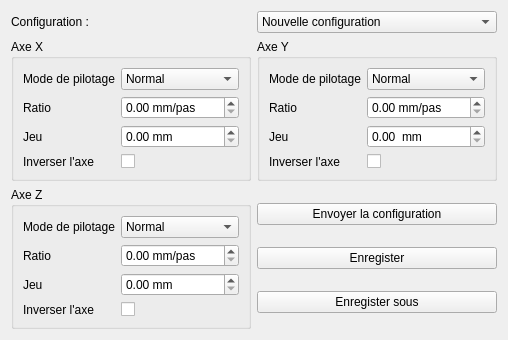
          <widget class="QWidget" name="tab_config">
           <attribute name="title">
            <string>Configuration</string>
           </attribute>
           <layout class="QVBoxLayout" name="verticalLayout_11">
            <item>
             <layout class="QHBoxLayout" name="horizontalLayout_9">
              <item>
               <widget class="QLabel" name="label_3">
                <property name="text">
                 <string>Configuration :</string>
                </property>
               </widget>
              </item>
              <item>
               <widget class="QComboBox" name="config_list">
                <item>
                 <property name="text">
                  <string>Nouvelle configuration</string>
                 </property>
                </item>
               </widget>
              </item>
             </layout>
            </item>
            <item>
             <layout class="QGridLayout" name="gridLayout_4">
              <item row="0" column="1">
               <widget class="QGroupBox" name="groupBox_3">
                <property name="sizePolicy">
                 <sizepolicy hsizetype="Preferred" vsizetype="Minimum">
                  <horstretch>0</horstretch>
                  <verstretch>0</verstretch>
                 </sizepolicy>
                </property>
                <property name="title">
                 <string>Axe Y</string>
                </property>
                <layout class="QFormLayout" name="formLayout_2">
                 <item row="0" column="0">
                  <widget class="QLabel" name="modeDePilotageLabel_2">
                   <property name="text">
                    <string>Mode de pilotage</string>
                   </property>
                  </widget>
                 </item>
                 <item row="0" column="1">
                  <widget class="QComboBox" name="drive_y">
                   <item>
                    <property name="text">
                     <string>Normal</string>
                    </property>
                   </item>
                   <item>
                    <property name="text">
                     <string>Couple maximal</string>
                    </property>
                   </item>
                   <item>
                    <property name="text">
                     <string>Demi pas</string>
                    </property>
                   </item>
                  </widget>
                 </item>
                 <item row="1" column="0">
                  <widget class="QLabel" name="ratioLabel_2">
                   <property name="text">
                    <string>Ratio</string>
                   </property>
                  </widget>
                 </item>
                 <item row="1" column="1">
                  <widget class="QDoubleSpinBox" name="ratio_y">
                   <property name="suffix">
                    <string> mm/pas</string>
                   </property>
                  </widget>
                 </item>
                 <item row="2" column="0">
                  <widget class="QLabel" name="jeuLabel_2">
                   <property name="text">
                    <string>Jeu</string>
                   </property>
                  </widget>
                 </item>
                 <item row="2" column="1">
                  <widget class="QDoubleSpinBox" name="play_y">
                   <property name="suffix">
                    <string>  mm</string>
                   </property>
                  </widget>
                 </item>
                 <item row="3" column="0">
                  <widget class="QLabel" name="inverserLAxeLabel_2">
                   <property name="text">
                    <string>Inverser l'axe</string>
                   </property>
                  </widget>
                 </item>
                 <item row="3" column="1">
                  <widget class="QCheckBox" name="reverse_y"/>
                 </item>
                </layout>
               </widget>
              </item>
              <item row="0" column="0">
               <widget class="QGroupBox" name="groupBox_2">
                <property name="sizePolicy">
                 <sizepolicy hsizetype="Preferred" vsizetype="Minimum">
                  <horstretch>0</horstretch>
                  <verstretch>0</verstretch>
                 </sizepolicy>
                </property>
                <property name="title">
                 <string>Axe X</string>
                </property>
                <layout class="QFormLayout" name="formLayout">
                 <item row="0" column="0">
                  <widget class="QLabel" name="modeDePilotageLabel">
                   <property name="text">
                    <string>Mode de pilotage</string>
                   </property>
                  </widget>
                 </item>
                 <item row="0" column="1">
                  <widget class="QComboBox" name="drive_x">
                   <item>
                    <property name="text">
                     <string>Normal</string>
                    </property>
                   </item>
                   <item>
                    <property name="text">
                     <string>Couple maximal</string>
                    </property>
                   </item>
                   <item>
                    <property name="text">
                     <string>Demi pas</string>
                    </property>
                   </item>
                  </widget>
                 </item>
                 <item row="1" column="0">
                  <widget class="QLabel" name="ratioLabel">
                   <property name="text">
                    <string>Ratio</string>
                   </property>
                  </widget>
                 </item>
                 <item row="1" column="1">
                  <widget class="QDoubleSpinBox" name="ratio_x">
                   <property name="suffix">
                    <string> mm/pas</string>
                   </property>
                  </widget>
                 </item>
                 <item row="2" column="0">
                  <widget class="QLabel" name="jeuLabel">
                   <property name="text">
                    <string>Jeu</string>
                   </property>
                  </widget>
                 </item>
                 <item row="2" column="1">
                  <widget class="QDoubleSpinBox" name="play_x">
                   <property name="suffix">
                    <string> mm</string>
                   </property>
                  </widget>
                 </item>
                 <item row="3" column="0">
                  <widget class="QLabel" name="inverserLAxeLabel">
                   <property name="text">
                    <string>Inverser l'axe</string>
                   </property>
                  </widget>
                 </item>
                 <item row="3" column="1">
                  <widget class="QCheckBox" name="reverse_x"/>
                 </item>
                </layout>
               </widget>
              </item>
              <item row="1" column="1">
               <layout class="QVBoxLayout" name="verticalLayout_12">
                <item>
                 <widget class="QPushButton" name="btn_send_config">
                  <property name="text">
                   <string>Envoyer la configuration</string>
                  </property>
                  <property name="icon">
                   <iconset>
                    <normaloff>../sivi_cnc_driver/rc/connect.png</normaloff>../sivi_cnc_driver/rc/connect.png</iconset>
                  </property>
                 </widget>
                </item>
                <item>
                 <widget class="QPushButton" name="btn_save_config">
                  <property name="text">
                   <string>Enregister</string>
                  </property>
                  <property name="icon">
                   <iconset>
                    <normaloff>../sivi_cnc_driver/rc/save.png</normaloff>../sivi_cnc_driver/rc/save.png</iconset>
                  </property>
                 </widget>
                </item>
                <item>
                 <widget class="QPushButton" name="btn_save_config_as">
                  <property name="text">
                   <string>Enregister sous</string>
                  </property>
                  <property name="icon">
                   <iconset>
                    <normaloff>../sivi_cnc_driver/rc/save.png</normaloff>../sivi_cnc_driver/rc/save.png</iconset>
                  </property>
                 </widget>
                </item>
               </layout>
              </item>
              <item row="1" column="0">
               <widget class="QGroupBox" name="groupBox_4">
                <property name="title">
                 <string>Axe Z</string>
                </property>
                <layout class="QFormLayout" name="formLayout_3">
                 <item row="0" column="0">
                  <widget class="QLabel" name="modeDePilotageLabel_3">
                   <property name="text">
                    <string>Mode de pilotage</string>
                   </property>
                  </widget>
                 </item>
                 <item row="0" column="1">
                  <widget class="QComboBox" name="drive_z">
                   <item>
                    <property name="text">
                     <string>Normal</string>
                    </property>
                   </item>
                   <item>
                    <property name="text">
                     <string>Couple maximal</string>
                    </property>
                   </item>
                   <item>
                    <property name="text">
                     <string>Demi pas</string>
                    </property>
                   </item>
                  </widget>
                 </item>
                 <item row="1" column="0">
                  <widget class="QLabel" name="ratioLabel_3">
                   <property name="text">
                    <string>Ratio</string>
                   </property>
                  </widget>
                 </item>
                 <item row="1" column="1">
                  <widget class="QDoubleSpinBox" name="ratio_z">
                   <property name="suffix">
                    <string> mm/pas</string>
                   </property>
                  </widget>
                 </item>
                 <item row="2" column="0">
                  <widget class="QLabel" name="jeuLabel_3">
                   <property name="text">
                    <string>Jeu</string>
                   </property>
                  </widget>
                 </item>
                 <item row="2" column="1">
                  <widget class="QDoubleSpinBox" name="play_z">
                   <property name="suffix">
                    <string> mm</string>
                   </property>
                  </widget>
                 </item>
                 <item row="3" column="0">
                  <widget class="QLabel" name="inverserLAxeLabel_3">
                   <property name="text">
                    <string>Inverser l'axe</string>
                   </property>
                  </widget>
                 </item>
                 <item row="3" column="1">
                  <widget class="QCheckBox" name="reverse_z"/>
                 </item>
                </layout>
               </widget>
              </item>
             </layout>
            </item>
           </layout>
          </widget>
